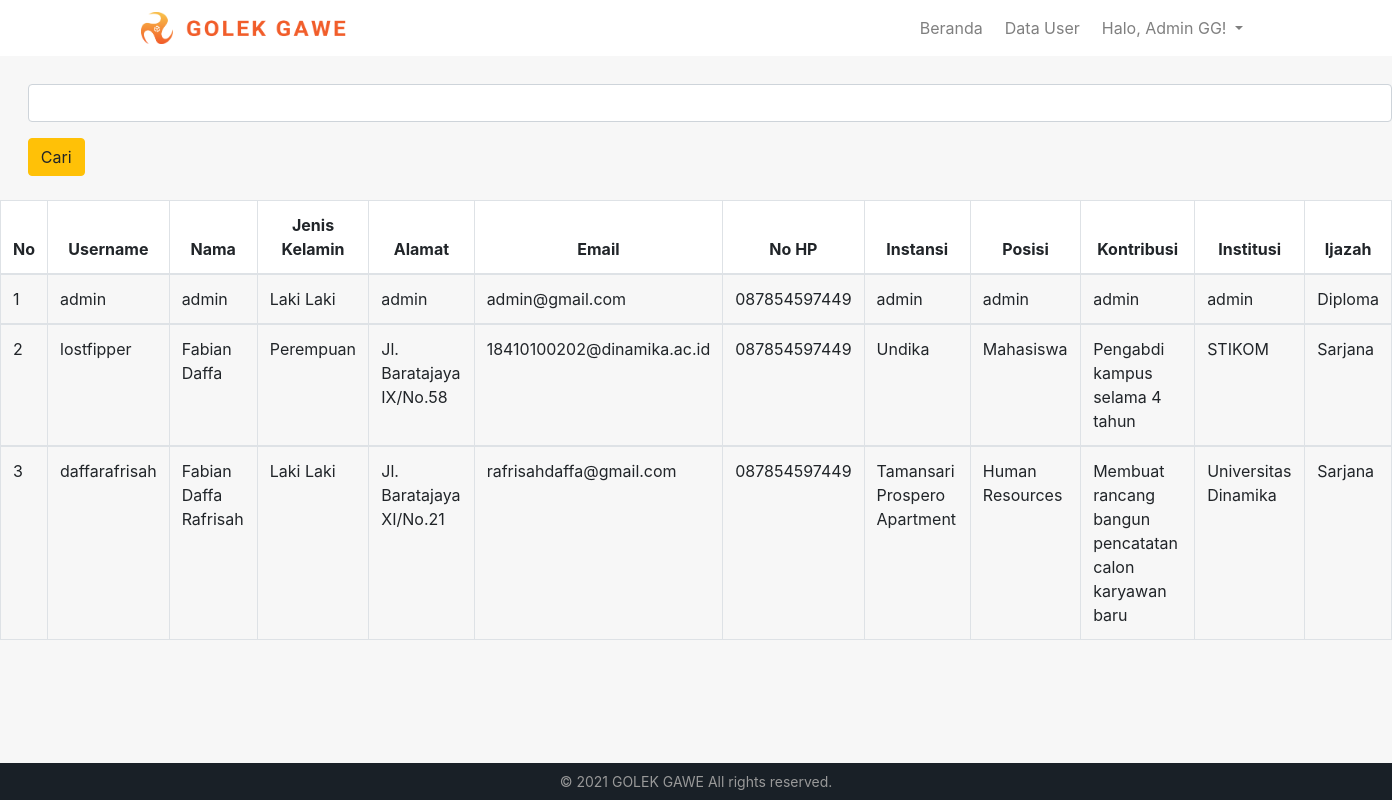
The app's page /read.php with its own data.
### tables this page shows
CREATE TABLE `user` (
  `id_user` int(11) NOT NULL,
  `username` varchar(255) NOT NULL,
  `nama` varchar(50) NOT NULL,
  `gender` enum('Laki Laki','Perempuan') NOT NULL,
  `alamat` varchar(50) NOT NULL,
  `email` varchar(40) NOT NULL,
  `no_hp` varchar(13) NOT NULL,
  `instansi` varchar(50) NOT NULL,
  `posisi` varchar(50) NOT NULL,
  `kontribusi` varchar(255) NOT NULL,
  `institusi` varchar(50) NOT NULL,
  `ijazah` enum('Sekolah','Diploma','Sarjana','Magister','Lainnya') NOT NULL
);

### read.php (the view, shortened to what this page needs)
<!DOCTYPE html>
<html>
<?php
    include('head.php');
    include ('navbarx.php');
?>
<body>
    <div class="filter" style="margin-top: 2%; margin-left: 2%;">
    <form action="" method="post">
        <div class="form-group">
        <input type="text" class="form-control" name="filter">
        </div>
        <button type="submite" class="btn btn-warning" name="cari">Cari</button>
    </form>
    </div>
    <table class="table table-bordered">
        <br>
        <thead style="background-color: white; text-align: center;">
        <tr>
            <th>No</th>
            <th>Username</th>
            <th>Nama</th>
            <th>Jenis Kelamin</th>
            <th>Alamat</th>
            <th>Email</th>
            <th>No HP</th>
            <th>Instansi</th>
            <th>Posisi</th>
            <th>Kontribusi</th>
            <th>Institusi</th>
            <th>Ijazah</th>
        </tr>
        </thead>
        <?php
        include "koneksi.php";
        $sql="select * from user order by id_user desc";
        $hasil=mysqli_query($kon,$sql);
        $no=0;
        while ($data = mysqli_fetch_array($hasil)) {
            $no++;
            ?>
            <tbody>
            <tr>
                <td><?php echo $no;?></td>
                <td><?php echo $data["username"];   ?></td>
                <td><?php echo $data["nama"];   ?></td>
                <td><?php echo $data["gender"];   ?></td>
                <td><?php echo $data["alamat"];   ?></td>
                <td><?php echo $data["email"];   ?></td>
                <td><?php echo $data["no_hp"];   ?></td>
                <td><?php echo $data["instansi"];   ?></td>
                <td><?php echo $data["posisi"];   ?></td>
                <td><?php echo $data["kontribusi"];   ?></td>
                <td><?php echo $data["institusi"];   ?></td>
                <td><?php echo $data["ijazah"];   ?></td>
            </tr>
            </tbody>
            <?php
        }
        ?>
    </table>
<?php include('footer.php') ?>
</body>
</html>

### head.php (shortened to what this page needs)
<head>
    <link rel="stylesheet" href="https://maxcdn.bootstrapcdn.com/bootstrap/4.0.0/css/bootstrap.min.css">
    <link rel="stylesheet" href="assets/css/style.css">
</head>

### navbarx.php (shortened to what this page needs)
<nav class="navbar navbar-expand-lg navbar-light" style="background-color: white;">
    <div class="container">
      <div class="logo-navbar">
          <img src="assets/images/golekgawe.png" style="width: 32px; height: 32px; margin-right: 8px;">
          <a class="nav-item" href="indexx.php">
              <span class="logo-navbar2"><img src="assets/images/gg-panjang.png" style="width: 175px; height: 25px;"></span>
          </a>
      </div>
      <div class="collapse navbar-collapse" id="navbarNavDropdown">
          <ul class="navbar-nav ml-auto">
            <li class="nav-item" style="margin-right: 6px;">
                <a class="nav-link" href="indexx.php">Beranda</a>
            </li>
            <li class="nav-item" style="margin-right: 6px;">
                <a class="nav-link" href="read.php">Data User</a>
            </li>
            <li class="nav-item dropdown">
                <a class="nav-link dropdown-toggle" href="#" id="navbarDropdown" role="button" data-bs-toggle="dropdown" aria-expanded="false">
                    Halo, Admin GG!
                </a>
            </li>
          </ul>
      </div>
    </div>
</nav>

### footer.php
<div class="footer fixed-bottom" style="background-color: #192027; color: #999999; font-size: 14px;">
    <div class="container">
    <div class="row">
        <div class="col-md-12 p-2">
        <div class="text-center">
            <a>&copy; 2021 GOLEK GAWE All rights reserved.</a>
        </div>
        </div>
    </div>
    </div>
</div>

### assets/css/style.css (style rules this page uses)
body { background-color: #f7f7f7; }

### records on screen
user: username "admin", nama "admin", gender "Laki Laki", alamat "admin", email "admin@gmail.com", no_hp "087854597449", instansi "admin", posisi "admin", kontribusi "admin", institusi "admin", ijazah "Diploma"
user: username "lostfipper", nama "Fabian Daffa", gender "Perempuan", alamat "Jl. Baratajaya IX/No.58", email "18410100202@dinamika.ac.id", no_hp "087854597449", instansi "Undika", posisi "Mahasiswa", kontribusi "Pengabdi kampus selama 4 tahun", institusi "STIKOM", ijazah "Sarjana"
user: username "daffarafrisah", nama "Fabian Daffa Rafrisah", gender "Laki Laki", alamat "Jl. Baratajaya XI/No.21", email "rafrisahdaffa@gmail.com", no_hp "087854597449", instansi "Tamansari Prospero Apartment", posisi "Human Resources", kontribusi "Membuat rancang bangun pencatatan calon karyawan baru", institusi "Universitas Dinamika", ijazah "Sarjana"
